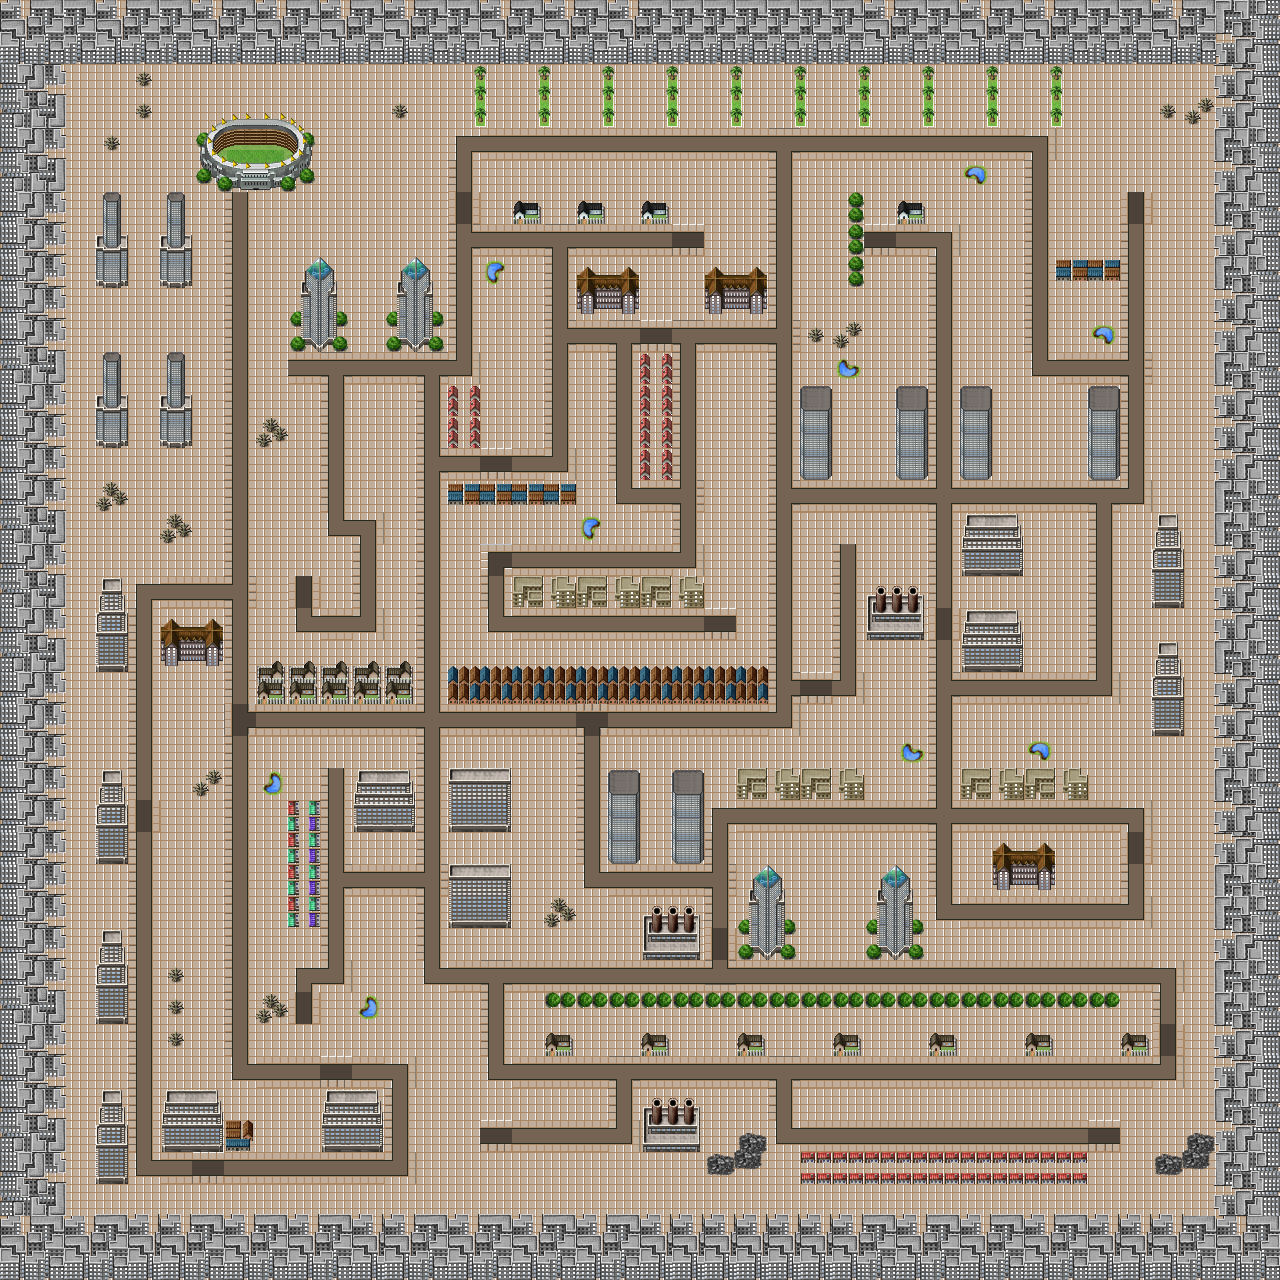

This is a level from a 2D game, rendered from its Tiled map with the project's own tilesets. A one-line summary and the map file follow, with tile-layer data summarised:
An orthogonal 40x40 tile map with 32x32 px tiles, 3 tile layers (Ground, Road, Buildings).

<map version="1.0" orientation="orthogonal" renderorder="right-down" width="40" height="40" tilewidth="32" tileheight="32" nextobjectid="1">
 <tileset firstgid="1" name="TileE-1" tilewidth="32" tileheight="32">
  <image source="TileE-1.png" width="512" height="512" />
  <tile id="94">
   <properties>
    <property name="minigame" value="true" />
   </properties>
  </tile>
  <tile id="95">
   <properties>
    <property name="minigame" value="true" />
   </properties>
  </tile>
  <tile id="110">
   <properties>
    <property name="minigame" value="true" />
   </properties>
  </tile>
  <tile id="111">
   <properties>
    <property name="minigame" value="true" />
   </properties>
  </tile>
  <tile id="126">
   <properties>
    <property name="minigame" value="true" />
   </properties>
  </tile>
  <tile id="127">
   <properties>
    <property name="minigame" value="true" />
   </properties>
  </tile>
  <tile id="142">
   <properties>
    <property name="minigame" value="true" />
   </properties>
  </tile>
  <tile id="143">
   <properties>
    <property name="minigame" value="true" />
   </properties>
  </tile>
  <tile id="158">
   <properties>
    <property name="minigame" value="true" />
   </properties>
  </tile>
  <tile id="159">
   <properties>
    <property name="minigame" value="true" />
   </properties>
  </tile>
  <tile id="169">
   <properties>
    <property name="heroHQ" value="true" />
   </properties>
  </tile>
  <tile id="174">
   <properties>
    <property name="minigame" value="true" />
   </properties>
  </tile>
  <tile id="175">
   <properties>
    <property name="minigame" value="true" />
   </properties>
  </tile>
 </tileset>
 <layer name="Ground" width="40" height="40">
  <data>[1600 cells, 1600 non-empty, 1 distinct tile ids]</data>
 </layer>
 <layer name="Road" width="40" height="40">
  <data>[1600 cells, 390 non-empty, 17 distinct tile ids]</data>
 </layer>
 <layer name="Buildings" width="40" height="40">
  <data>[1600 cells, 720 non-empty, 74 distinct tile ids]</data>
 </layer>
</map>
